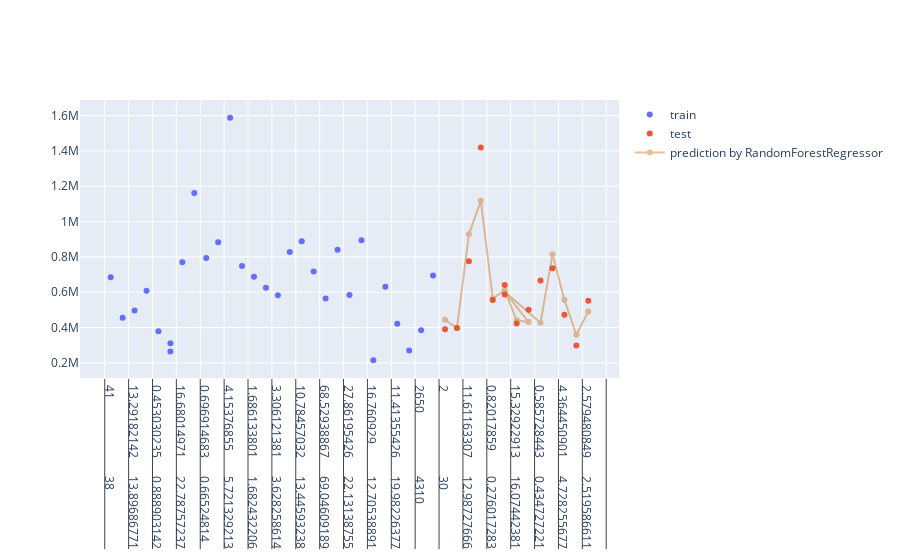

Here is the notebook cell this chart was saved with:
### Code cell
import numpy as np
import plotly.express as px
import plotly.graph_objects as go
from sklearn.linear_model import LinearRegression
from sklearn.model_selection import train_test_split
from sklearn.ensemble import RandomForestRegressor
X = data2.iloc[:,0:-1]

y =data2.iloc[:,-1]
X_train,X_test,y_train,y_test=train_test_split(X,y,random_state=1)
model = RandomForestRegressor()                   
model.fit(X_train, y_train)
x_range = np.linspace(0, 6200, 100)
y_range = model.predict(X_test)
x1 = X_test.squeeze().copy()
fig = go.Figure([
    go.Scatter(x=X_train.squeeze(), y=y_train, name='train', mode='markers'),
    go.Scatter(x=X_test.squeeze(), y=y_test, name='test', mode='markers'),
    go.Scatter(x=x1, y=y_range, name='prediction by RandomForestRegressor',marker_color='rgba(200, 100, 1, 100.8)',opacity=0.4)
])
fig.show()

### Figure 1 — Plotly figure (JSON) as saved in the notebook; plotly's stock layout.template omitted (floating-point values rounded to 4 significant figures; data arrays with more than 128 entries replaced by an {"elided": "..."} marker saying what was removed)
{"data": [{"mode": "markers", "name": "train", "type": "scatter", "x": {"elided": "39x29 float values"}, "y": [685300, 455800, 496700, 608300, 378800, 310900, 770100, 1161400, 264300, 794400, 882900, 1588400, 748200, 688100, 624900, 583600, 828000, 888000, 717000, 565000, 840200, 583900, 894400, 214400, 631200, 421700, 270000, 385300, 694400, 1137100, 312100, 262400, 356100, 1226000, 372000, 409900, 858500, 471900, 578600]}, {"mode": "markers", "name": "test", "type": "scatter", "x": {"elided": "14x29 float values"}, "y": [390400, 397600, 775300, 1419000, 555700, 640300, 423700, 500800, 586500, 666600, 735200, 473100, 298300, 551200]}, {"marker": {"color": "rgba(200, 100, 1, 100.8)"}, "name": "prediction by RandomForestRegressor", "opacity": 0.4, "type": "scatter", "x": {"elided": "14x29 float values"}, "y": [443558, 397278, 927993, 1117556, 564711, 611470, 441321, 431356, 603269, 427871, 814597, 557704, 359422, 491464]}], "layout": {}}
